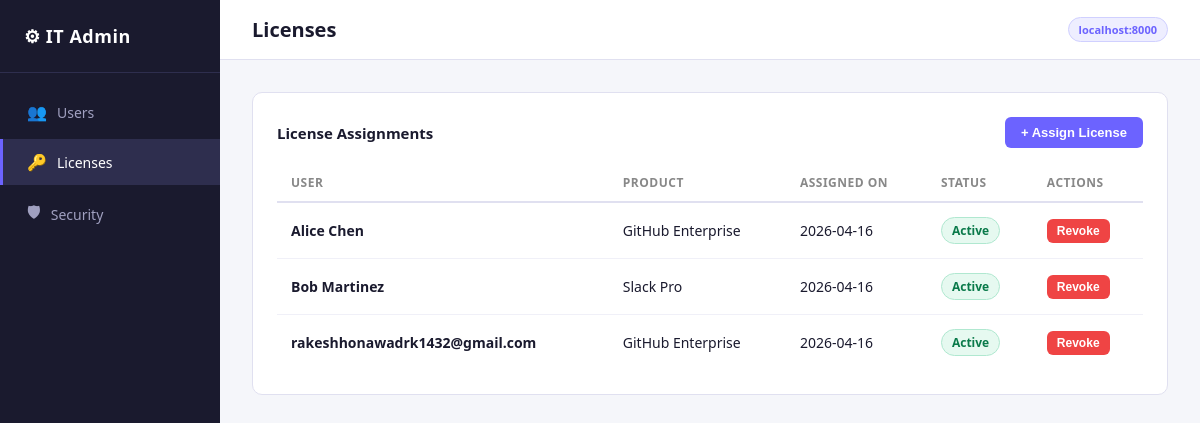
Page /licenses on the earlier database version.
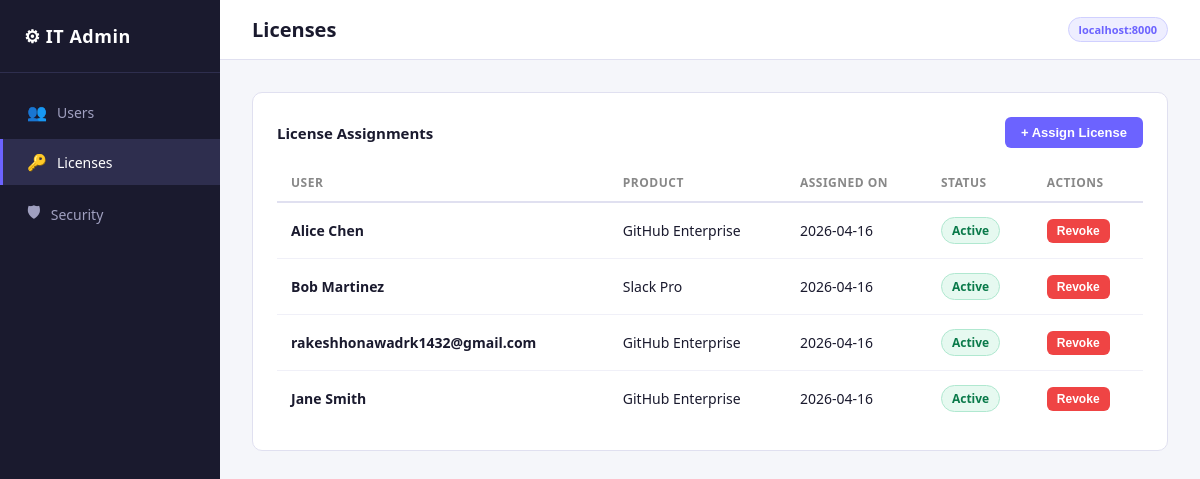
Same page on the later database version.
### app/models.py (models this page shows)
class License(SQLModel, table=True):
    id: Optional[int] = Field(default=None, primary_key=True)
    user_name: str
    user_email: str
    product: str
    assigned_on: str  # ISO date string

### app/main.py (the view)
@app.get("/licenses", response_class=HTMLResponse)
async def licenses(request: Request, session: Session = Depends(get_session)):
    all_lics = session.exec(select(License)).all()
    return templates.TemplateResponse("licenses.html", {"request": request, "licenses": all_lics})

### app/templates/licenses.html (shortened to what this page needs)
{% extends "base.html" %}
{% set active = "licenses" %}
{% block page_title %}Licenses{% endblock %}
{% block content %}
<div class="card">
  <div style="display:flex; justify-content:space-between; align-items:center; margin-bottom:16px;">
    <span class="card-title" style="margin:0;">License Assignments</span>
    <button class="btn btn-primary" id="btn-assign">+ Assign License</button>
  </div>
  <table>
    <thead>
      <tr>
        <th>User</th>
        <th>Product</th>
        <th>Assigned On</th>
        <th>Status</th>
        <th>Actions</th>
      </tr>
    </thead>
    <tbody>
      {% for lic in licenses %}
      <tr data-license-id="{{ lic.id }}">
        <td><strong>{{ lic.user_name }}</strong></td>
        <td>{{ lic.product }}</td>
        <td>{{ lic.assigned_on }}</td>
        <td><span class="badge badge-active">Active</span></td>
        <td><button class="btn btn-danger btn-sm btn-revoke" data-id="{{ lic.id }}">Revoke</button></td>
      </tr>
      {% else %}
      <tr><td colspan="5" style="text-align:center; color:#aaa; padding:32px;">No licenses assigned.</td></tr>
      {% endfor %}
    </tbody>
  </table>
</div>
{% endblock %}

Differences in the rows shown:
added License: user_name "Jane Smith", product "GitHub Enterprise", assigned_on "2026-04-16"
